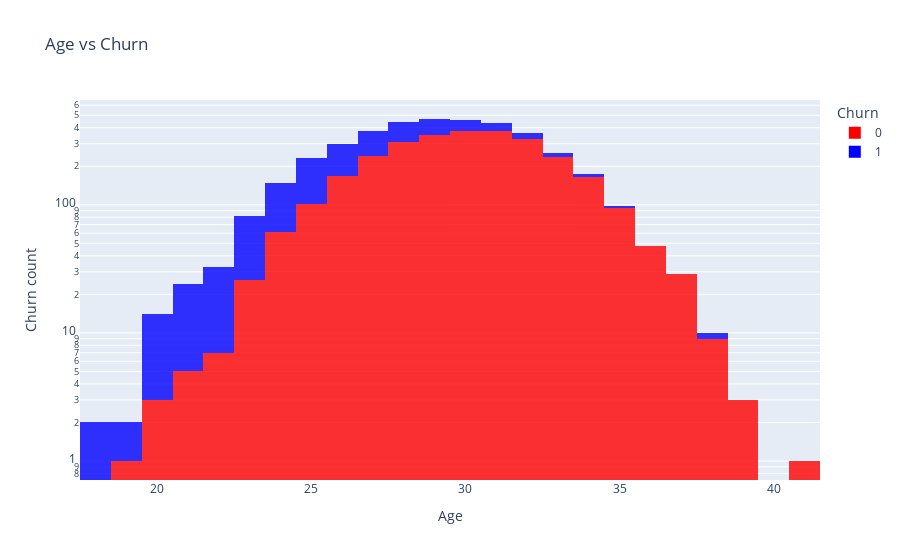

Source (notebook cell):
### Markdown cell above
Looking at the plot of Group_visit distribution vs churn rate, I found out that the members who did not participates in any group session has higher tendency of leaving.

### Code cell
fig = px.histogram(gym, x="Age", color = 'Churn',
                   title='Age vs Churn',
                   labels={'Churn'}, # can specify one label per df column
                   opacity=0.8,
                   log_y=True, # represent bars with log scale
                   color_discrete_sequence=['red', 'blue'] # color of histogram bars
                   )
fig.update_layout(yaxis_title="Churn count", xaxis_title="Age" )
fig.show()

### Figure 1 — Plotly figure (JSON) as saved in the notebook; plotly's stock layout.template omitted (floating-point values rounded to 4 significant figures; data arrays with more than 128 entries replaced by an {"elided": "..."} marker saying what was removed)
{"data": [{"alignmentgroup": "True", "bingroup": "x", "hovertemplate": "Churn=0<br>Age=%{x}<br>count=%{y}<extra></extra>", "legendgroup": "0", "marker": {"color": "red", "opacity": 0.8}, "name": "0", "offsetgroup": "0", "orientation": "v", "showlegend": true, "type": "histogram", "x": {"elided": "2939 int values"}, "xaxis": "x", "yaxis": "y"}, {"alignmentgroup": "True", "bingroup": "x", "hovertemplate": "Churn=1<br>Age=%{x}<br>count=%{y}<extra></extra>", "legendgroup": "1", "marker": {"color": "blue", "opacity": 0.8}, "name": "1", "offsetgroup": "1", "orientation": "v", "showlegend": true, "type": "histogram", "x": {"elided": "1061 int values"}, "xaxis": "x", "yaxis": "y"}], "layout": {"barmode": "relative", "legend": {"title": {"text": "Churn"}, "tracegroupgap": 0}, "title": {"text": "Age vs Churn"}, "xaxis": {"anchor": "y", "domain": [0, 1], "title": {"text": "Age"}}, "yaxis": {"anchor": "x", "domain": [0, 1], "title": {"text": "Churn count"}, "type": "log"}}}
